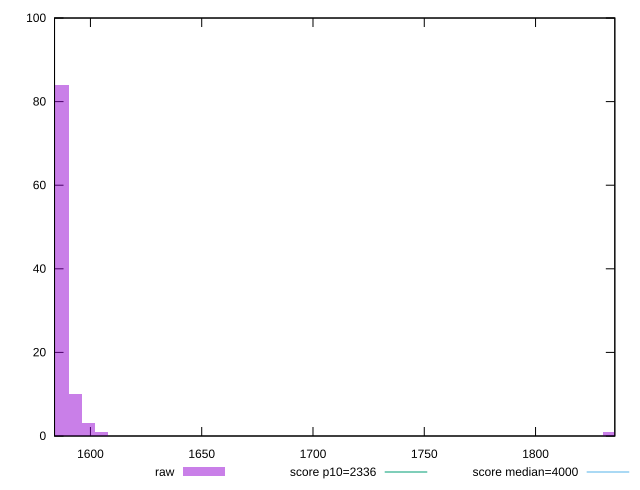

Reproduce this figure in gnuplot.
reset

$raw <<EOF
1833.2161725328917 1
1598.9393453721386 3
1593.08242469312 10
1587.225504014101 84
1604.7962660511575 1
1581.3685833350821 1
EOF

set key outside below
set boxwidth 5.856920679018823
set xrange [1583.8697000000002:1835.618]
set yrange [0:100]
set trange [0:100]
set style fill transparent solid 0.5 noborder

set parametric
set terminal svg size 640, 490 enhanced background rgb 'white'
set output "report_00023_2021-02-20T12:14:57.249Z/first-contentful-paint/samples/pages+cached+noadtech+nomedia+nocss/raw/histogram.svg"

plot $raw title "raw" with boxes, \
     2336,t title "score p10=2336", \
     4000,t title "score median=4000"

reset
